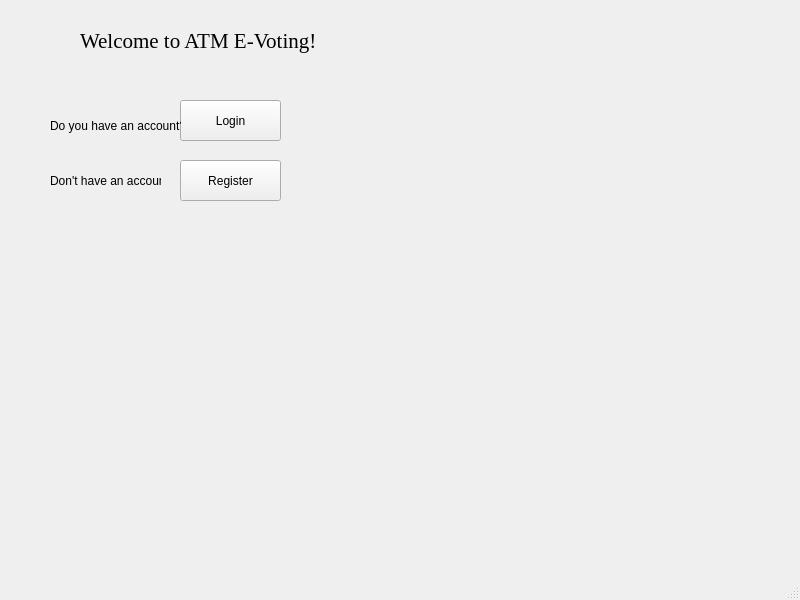
<?xml version="1.0" encoding="UTF-8"?>
<ui version="4.0">
 <class>MainWindow</class>
 <widget class="QMainWindow" name="MainWindow">
  <property name="geometry">
   <rect>
    <x>0</x>
    <y>0</y>
    <width>800</width>
    <height>600</height>
   </rect>
  </property>
  <property name="windowTitle">
   <string>MainWindow</string>
  </property>
  <widget class="QWidget" name="centralwidget">
   <widget class="QPushButton" name="pushButtonLogin">
    <property name="geometry">
     <rect>
      <x>180</x>
      <y>100</y>
      <width>101</width>
      <height>41</height>
     </rect>
    </property>
    <property name="text">
     <string>Login</string>
    </property>
   </widget>
   <widget class="QPushButton" name="pushButtonRegister">
    <property name="geometry">
     <rect>
      <x>180</x>
      <y>160</y>
      <width>101</width>
      <height>41</height>
     </rect>
    </property>
    <property name="text">
     <string>Register</string>
    </property>
   </widget>
   <widget class="QLabel" name="label">
    <property name="geometry">
     <rect>
      <x>80</x>
      <y>0</y>
      <width>261</width>
      <height>81</height>
     </rect>
    </property>
    <property name="font">
     <font>
      <family>Times New Roman</family>
      <pointsize>16</pointsize>
     </font>
    </property>
    <property name="text">
     <string>Welcome to ATM E-Voting!</string>
    </property>
   </widget>
   <widget class="QLabel" name="label_2">
    <property name="geometry">
     <rect>
      <x>50</x>
      <y>110</y>
      <width>131</width>
      <height>31</height>
     </rect>
    </property>
    <property name="text">
     <string>Do you have an account?</string>
    </property>
   </widget>
   <widget class="QLabel" name="label_3">
    <property name="geometry">
     <rect>
      <x>50</x>
      <y>160</y>
      <width>111</width>
      <height>41</height>
     </rect>
    </property>
    <property name="text">
     <string>Don't have an account?</string>
    </property>
   </widget>
  </widget>
  <widget class="QMenuBar" name="menubar">
   <property name="geometry">
    <rect>
     <x>0</x>
     <y>0</y>
     <width>800</width>
     <height>17</height>
    </rect>
   </property>
  </widget>
  <widget class="QStatusBar" name="statusbar"/>
 </widget>
 <resources/>
 <connections/>
</ui>
